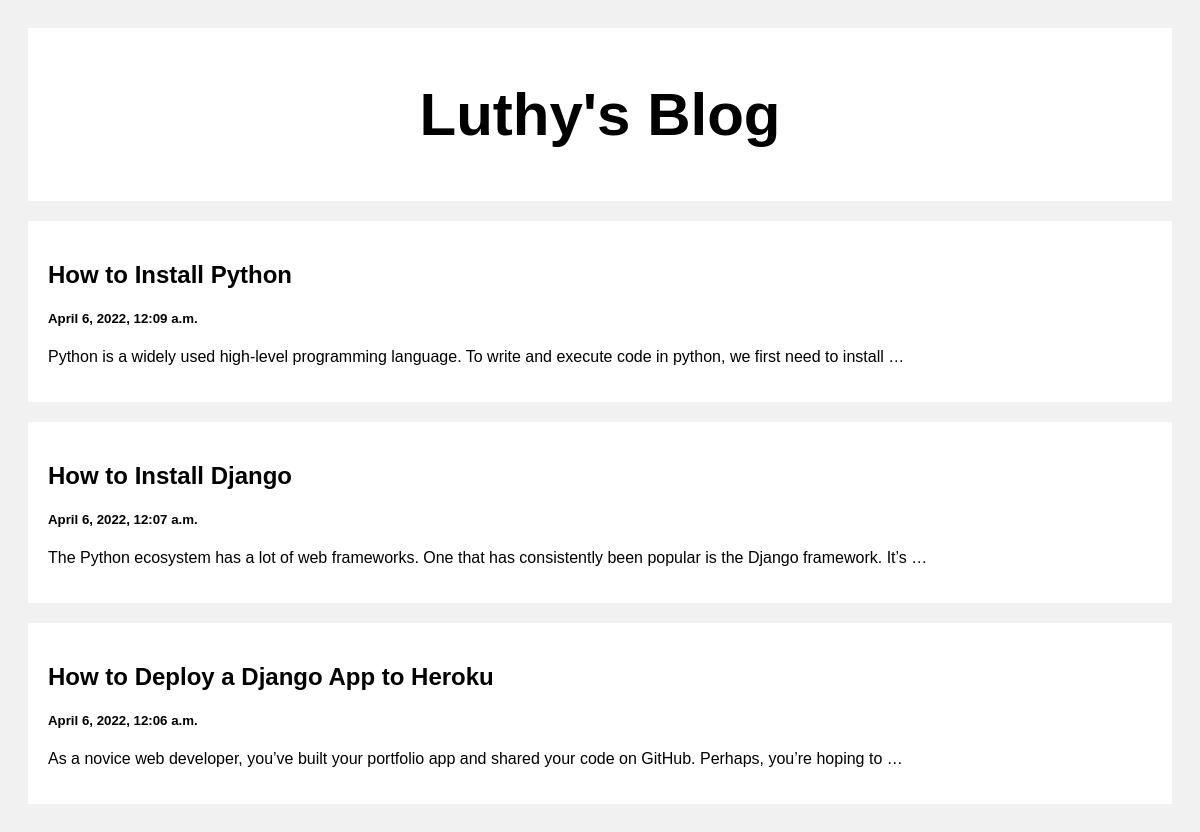
The page / on the database its author committed.
### posts/models.py (models this page shows)
class Post(models.Model):
    title = models.CharField(max_length = 1000)
    body = models.CharField(max_length = 1000000)
    created_at = models.DateTimeField(default= datetime.now, blank=True)

### posts/views.py (the view)
# urls.py: path('', views.index, name='index'),
def index(request):
    posts = Post.objects.all()
    return render(request, 'index.html', {'posts' : posts})

### templates/index.html (shortened to what this page needs)
<!DOCTYPE html>
<html>
<head>
</head>
<body>
<div class="header">
  <h2>Luthy's Blog</h2>
</div>
<div class="row">
  <div class="leftcolumn">
    {% for post in posts reversed %}
    <div class="card">
        <a style="text-decoration: none; color: black"  href="/post/{{post.id}}">
          <h2>{{post.title}}</h2>
          <h5> {{post.created_at}} </h5>
          <p> {{post.body |truncatewords:20}} </p>
        </a>
    </div>
    {% endfor %}
  </div>
</div>
</body>
</html>

### templates/index.html (style rules this page uses)
* { box-sizing: border-box; }
body { font-family: Arial; padding: 20px; background: #f1f1f1; }
.header { padding: 2px; font-size: 40px; text-align: center; background: white; }
.leftcolumn { float: left; width: 100%; }
.card { background-color: white; padding: 20px; margin-top: 20px; }
.row:after { content: ""; display: table; clear: both; }

### rows shown on the page
Post: title "How to Install Python", created_at "April 6, 2022, 12:09 a.m.", body "Python is a widely used high-level programming language. To write and execute code in python, we first need to install …"
Post: title "How to Install Django", created_at "April 6, 2022, 12:07 a.m.", body "The Python ecosystem has a lot of web frameworks. One that has consistently been popular is the Django framework. It’s …"
Post: title "How to Deploy a Django App to Heroku", created_at "April 6, 2022, 12:06 a.m.", body "As a novice web developer, you’ve built your portfolio app and shared your code on GitHub. Perhaps, you’re hoping to …"
